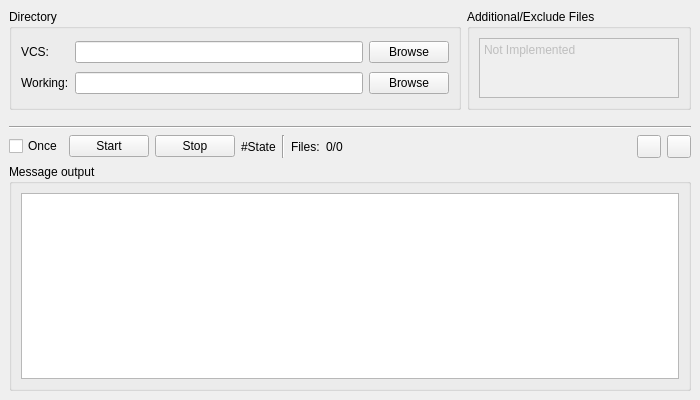
<?xml version="1.0" encoding="UTF-8"?>
<ui version="4.0">
 <class>MainWindow</class>
 <widget class="QMainWindow" name="MainWindow">
  <property name="geometry">
   <rect>
    <x>0</x>
    <y>0</y>
    <width>700</width>
    <height>400</height>
   </rect>
  </property>
  <property name="windowTitle">
   <string>VcsSync</string>
  </property>
  <widget class="QWidget" name="centralwidget">
   <layout class="QGridLayout" name="gridLayout_2" rowstretch="0,0,0,0,1" columnstretch="1,0">
    <item row="0" column="0">
     <widget class="QGroupBox" name="groupBox_4">
      <property name="title">
       <string>Directory</string>
      </property>
      <layout class="QGridLayout" name="gridLayout">
       <item row="0" column="2">
        <widget class="QPushButton" name="pushButton_PathVcsBrowse">
         <property name="text">
          <string>Browse</string>
         </property>
        </widget>
       </item>
       <item row="0" column="0">
        <widget class="QLabel" name="label">
         <property name="text">
          <string>VCS:</string>
         </property>
        </widget>
       </item>
       <item row="0" column="1">
        <widget class="QLineEdit" name="lineEdit_PathVcs">
         <property name="text">
          <string/>
         </property>
        </widget>
       </item>
       <item row="1" column="0">
        <widget class="QLabel" name="label_2">
         <property name="text">
          <string>Working:</string>
         </property>
        </widget>
       </item>
       <item row="1" column="1">
        <widget class="QLineEdit" name="lineEdit_PathWorking">
         <property name="text">
          <string/>
         </property>
        </widget>
       </item>
       <item row="1" column="2">
        <widget class="QPushButton" name="pushButton_PathWorkingBrowse">
         <property name="text">
          <string>Browse</string>
         </property>
        </widget>
       </item>
      </layout>
     </widget>
    </item>
    <item row="4" column="0" colspan="2">
     <layout class="QVBoxLayout" name="verticalLayout_2">
      <item>
       <layout class="QHBoxLayout" name="horizontalLayout">
        <item>
         <widget class="QCheckBox" name="checkBox_RunOnce">
          <property name="text">
           <string>Once</string>
          </property>
         </widget>
        </item>
        <item>
         <widget class="QPushButton" name="pushButton_Start">
          <property name="text">
           <string>Start</string>
          </property>
         </widget>
        </item>
        <item>
         <widget class="QPushButton" name="pushButton_Stop">
          <property name="text">
           <string>Stop</string>
          </property>
         </widget>
        </item>
        <item>
         <layout class="QHBoxLayout" name="horizontalLayout_2">
          <item>
           <widget class="QLabel" name="label_StateMsg">
            <property name="text">
             <string notr="true">#State</string>
            </property>
           </widget>
          </item>
          <item>
           <widget class="Line" name="line_2">
            <property name="orientation">
             <enum>Qt::Vertical</enum>
            </property>
           </widget>
          </item>
          <item>
           <widget class="QLabel" name="label_3">
            <property name="text">
             <string>Files:</string>
            </property>
           </widget>
          </item>
          <item>
           <widget class="QLabel" name="label_FileCount">
            <property name="text">
             <string>0/0</string>
            </property>
           </widget>
          </item>
         </layout>
        </item>
        <item>
         <spacer name="horizontalSpacer">
          <property name="orientation">
           <enum>Qt::Horizontal</enum>
          </property>
          <property name="sizeHint" stdset="0">
           <size>
            <width>40</width>
            <height>20</height>
           </size>
          </property>
         </spacer>
        </item>
        <item>
         <widget class="QToolButton" name="toolButton_Setting">
          <property name="text">
           <string/>
          </property>
          <property name="icon">
           <iconset resource="Res/res.qrc">
            <normaloff>:/images/setting.png</normaloff>:/images/setting.png</iconset>
          </property>
         </widget>
        </item>
        <item>
         <widget class="QToolButton" name="toolButton_About">
          <property name="text">
           <string notr="true"/>
          </property>
         </widget>
        </item>
       </layout>
      </item>
      <item>
       <widget class="QGroupBox" name="groupBox_3">
        <property name="title">
         <string>Message output</string>
        </property>
        <layout class="QVBoxLayout" name="verticalLayout_4">
         <item>
          <widget class="QPlainTextEdit" name="plainTextEdit_MsgOutput"/>
         </item>
        </layout>
       </widget>
      </item>
     </layout>
    </item>
    <item row="3" column="0" colspan="2">
     <widget class="Line" name="line">
      <property name="orientation">
       <enum>Qt::Horizontal</enum>
      </property>
     </widget>
    </item>
    <item row="2" column="0" colspan="2">
     <spacer name="verticalSpacer">
      <property name="orientation">
       <enum>Qt::Vertical</enum>
      </property>
      <property name="sizeType">
       <enum>QSizePolicy::Fixed</enum>
      </property>
      <property name="sizeHint" stdset="0">
       <size>
        <width>20</width>
        <height>10</height>
       </size>
      </property>
     </spacer>
    </item>
    <item row="0" column="1">
     <widget class="QGroupBox" name="groupBox_5">
      <property name="title">
       <string>Additional/Exclude Files</string>
      </property>
      <layout class="QVBoxLayout" name="verticalLayout">
       <item>
        <widget class="QPlainTextEdit" name="plainTextEdit_AEFiles">
         <property name="enabled">
          <bool>false</bool>
         </property>
         <property name="maximumSize">
          <size>
           <width>200</width>
           <height>60</height>
          </size>
         </property>
         <property name="plainText">
          <string notr="true">Not Implemented</string>
         </property>
        </widget>
       </item>
      </layout>
     </widget>
    </item>
   </layout>
  </widget>
 </widget>
 <resources>
  <include location="Res/res.qrc"/>
 </resources>
 <connections/>
</ui>
